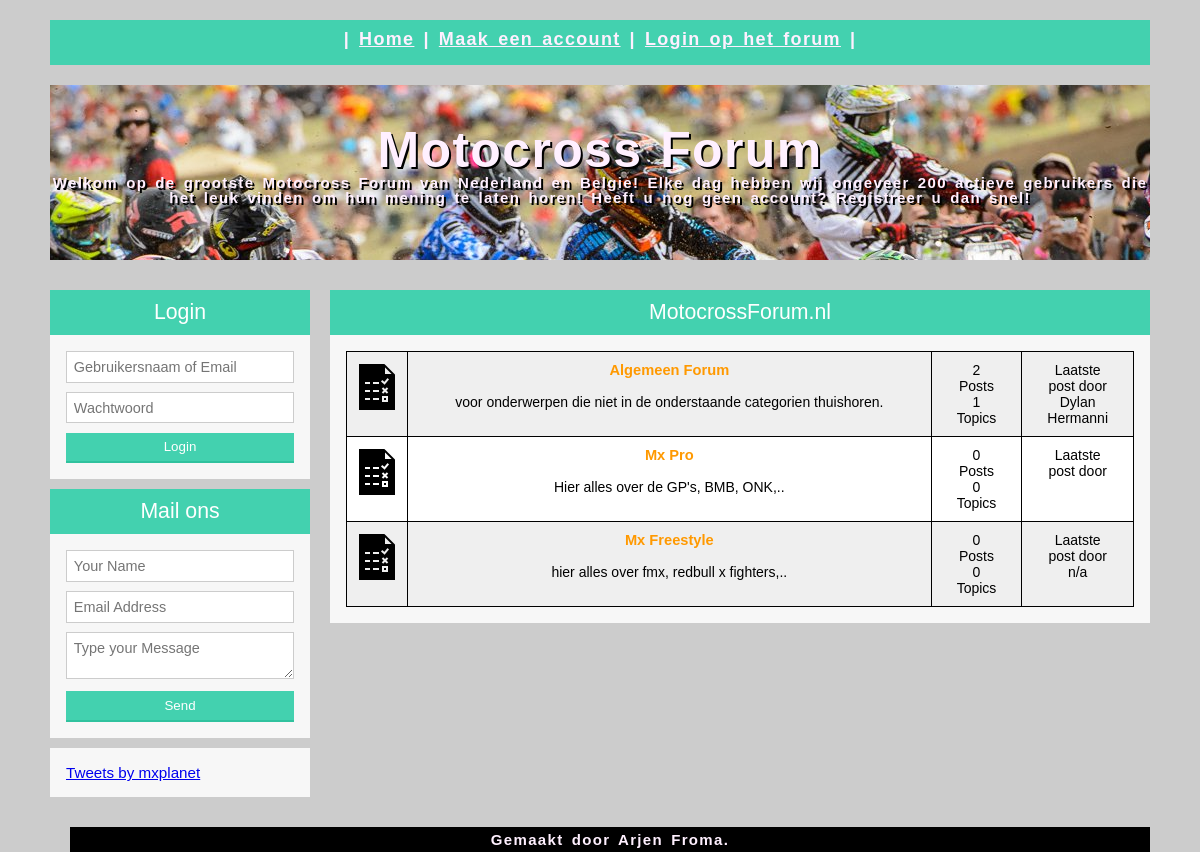
The page / on the database its author committed.
### tables this page shows
CREATE TABLE `forum_main` (
  `id` int(11) NOT NULL,
  `name` varchar(255) NOT NULL,
  `description` varchar(255) NOT NULL,
  `lastpost` varchar(255) NOT NULL DEFAULT 'n/a'
);

### config.php (called while the page is built, shortened)
<?php
require 'inc/db.php';
require 'forum.class.php';
$forums = new Forum($connect);
?>

### forum.class.php (called while the page is built, shortened)
<?php
class Forum
{
	private $connect;
	public function __construct($database)
	{
		$this->connect = $database;
	}
public function getForum()
{
	$query = $this->connect->prepare('SELECT * FROM `forum_main` ORDER BY `id` ASC');
	try
	{
		$query->execute();
	}
	catch(PDOException $e)
	{
		die($e->getMessage());
	}
	return $query->fetchAll();
}
public function totalTopics($forumid)
{
	$query = $this->connect->prepare("SELECT id FROM topics WHERE forum = ?");
        $query->bindValue(1, $forumid);
        try
	{
		$query->execute();
		return $query->rowCount();
	}
	catch(PDOException $e)
	{
		die($e->getMessage());
	}
}
public function totalReplies($forumid)
{
	$query = $this->connect->prepare("SELECT id FROM replies WHERE forum = ?");
        $query->bindValue(1, $forumid);
        try
	{
		$query->execute();
		return $query->rowCount();
	}
	catch(PDOException $e)
	{
		die($e->getMessage());
	}
}
}

### index.php (the view, shortened to what this page needs)
<?php
require 'inc/db.php';
require 'config.php';
$forum_main = $forums->getForum();
if (empty($_GET['forum']))
{
?>
<?php include "inc/head.php" ?>
<?php include "inc/menu.php" ?>
<?php include "inc/headerfoto.php" ?>
<?php include "inc/zeivak0.php" ?>
<div class="col-9-12">
    <div class="middentest">
        <h1>MotocrossForum.nl</h1>
        <table class="tg" style="undefined;table-layout: fixed; width: 100%px">
            <colgroup>
                <col style="width: 51px">
                <col style="width: 100%">
                <col style="width: 70px">
                <col style="width: 86px">
            </colgroup>
            <?php
            $color = 1;
            foreach ($forum_main as $forum)
            {
                if ($color % 2 != 0)
                    $trColor = "#efefef";
                else
                    $trColor = "#FFFFFF";
                if ($color % 2 != 0)
                    $vak1 = "th";
                else
                    $vak1 = "td";
                $forum_name = $forum['name'];
                $forum_desc = $forum['description'];
                $forumid = $forum['id'];
                $lastpost = $forum['lastpost'];
                $totaltopics = $forums->totalTopics($forumid);
                $totalreplies = $forums->totalReplies($forumid);
                echo '<tr><'.$vak1.' style="background-color:'.$trColor.';" class="tg-yzt1"><img src="images/board.png"/></'.$vak1.'>
                    <'.$vak1.' style="background-color:'.$trColor.';" class="tg-yzt1">
                        <div class="categorietitel"><a href="forum.php?forum='.$forumid.'">' .$forum_name . '</a></div>
                        <br><div class="ondertekstt"><a href="forum.php?forum='.$forumid.'">' . $forum_desc . '</a></div>
                    </'.$vak1.'>
                    <'.$vak1.'  style="background-color:'.$trColor.';" class="tg-yzt1"><div class="postvak"> '.$totalreplies.' Posts<br>
                            '.$totaltopics.' Topics</'.$vak1.'></div>
        <'.$vak1.'  style="background-color:'.$trColor.';" class="tg-yzt1"><div class="postvak">Laatste post door ' .$lastpost. '</div></'.$vak1.'></tr> ';
                ++$color;
            }
            }
                    ?>
<?php include "inc/footer.php" ?>
</body>
</html>

### inc/head.php (shortened to what this page needs)
<!doctype html>
<html>
<head>
    <link rel="stylesheet" type="text/css" href="style/simplegrid.css" />
    <link rel="stylesheet" type="text/css" href="style/style.css" />
</head>
<body>

### inc/menu.php
<div class="grid grid-pad">
    <div class="col-1-1">
        <div class="menu">
            <?php
            if(empty($_SESSION['name']))
            {
                echo '| <a href="index.php">Home</a> | <a href="registreer.php">Maak een account</a> | <a href="login.php">Login op het forum</a> |';
            }else{
                echo '| <a href="forum.php">Home</a> | <a href="gegevens.php">Gegevens aanpassen</a> | <a href="loguit.php">Uitloggen</a> |';
            }
            ?>        </div>
    </div>
</div>

### inc/headerfoto.php
<div class="grid grid-pad">
    <div class="col-1-1">
        <div class="header">
            Motocross Forum
            <div class="onderheader"> Welkom op de grootste Motocross Forum van Nederland en Belgie! Elke dag hebben wij ongeveer 200 actieve gebruikers die het leuk vinden om hun mening te laten horen! Heeft u nog geen account? Registreer u dan snel!  </div>
        </div>
    </div>
</div>

### inc/zeivak0.php (shortened to what this page needs)
<div class="grid grid-pad">
    <div class="col-3-12">
        <div class="form-style-6">
            <h1>Login</h1>
            <form method="post" name="login">
                <input type="text" name="username" value="<?php if(isset($_POST['username'])) echo $_POST['username'] ?>"  autocomplete="off" placeholder="Gebruikersnaam of Email" />
                <input type="password" name="password"  value="<?php if(isset($_POST['password'])) echo $_POST['password'] ?>" autocomplete="off" placeholder="Wachtwoord" />
                <input type="submit" name='login' class='submit' value="Login">
            </form>
        </div>
        <div class="form-style-6">
            <h1>Mail ons</h1>
            <form>
                <input type="text" name="field1" placeholder="Your Name" />
                <input type="email" name="field2" placeholder="Email Address" />
                <textarea name="field3" placeholder="Type your Message"></textarea>
                <input type="submit" value="Send" />
            </form>
        </div>
        <div class="form-style-6">
            <a class="twitter-timeline" data-height="400" href="https://twitter.com/mxplanet">Tweets by mxplanet</a> <script async src="//platform.twitter.com/widgets.js" charset="utf-8"></script>        </div>
    </div>

### inc/footer.php
<div class="grid grid-pad">
    <div class="col-1-1">
        <div class="footer">
            Gemaakt door Arjen Froma.
        </div>
    </div>
</div>

### style/simplegrid.css (style rules this page uses)
[class*='grid'], [class*='col-'], [class*='mobile-'], .grid:after { -webkit-box-sizing: border-box; -moz-box-sizing: border-box; box-sizing: border-box; }
[class*='col-'] { float: left; min-height: 1px; padding-right: 20px; }
.grid { width: 100%; max-width: 1140px; min-width: 748px; margin: 0 auto; overflow: hidden; }
.grid:after { content: ""; display: table; clear: both; }
.grid-pad { padding-top: 20px; padding-left: 20px; padding-right: 0; }
.col-1-1 { width: 100%; }
.col-1-4, .col-3-12 { width: 25%; }
.col-9-12 { width: 75%; }

### style/style.css (style rules this page uses)
body { margin:0; padding: 0; background-color: #cccccc; }
.menu { background: #43D1AF; height: 35px; width: 100%; font-weight:bold;color:#FFF0FF;letter-spacing:1pt;word-spacing:2pt;font-size:18px;text-align:left;font-family:arial, helvetica, sans-serif;line-height:1; padding-top: 10px; text-align: center; }
.menu a { font-weight:bold;color:#FFF0FF;letter-spacing:1pt;word-spacing:2pt;font-size:18px;text-align:left;font-family:arial, helvetica, sans-serif;line-height:1; }
.header { background: url("../images/mx.jpg") fixed center; height: 135px; font-weight:bold;color:#FFF0FF; text-shadow: 2px 2px black;letter-spacing:1pt;word-spacing:2pt;font-size:50px;text-align:left;font-family:arial, helvetica, sans-serif;line-height:1; text-align: center; padding-top: 40px; }
.onderheader { font-weight:bold;color:#FFF0FF;letter-spacing:1pt;word-spacing:2pt;font-size:15px;text-align:left;font-family:arial, helvetica, sans-serif;line-height:1; text-align: center; }
.footer { font-weight:bold;color:#FFF0FF;letter-spacing:1pt;word-spacing:2pt;font-size:15px;text-align:left;font-family:arial, helvetica, sans-serif;line-height:1; text-align: center; background-color: black; height: 20px; padding-top: 5px; }
.middentest { font: 95% Arial, Helvetica, sans-serif; margin: 10px auto; padding: 16px; background: #F7F7F7; }
.middentest h1 { background: #43D1AF; padding: 10px 0; font-size: 140%; font-weight: 300; text-align: center; color: #fff; margin: -16px -16px 16px -16px; }
.form-style-6 { font: 95% Arial, Helvetica, sans-serif; max-width: 400px; margin: 10px auto; padding: 16px; background: #F7F7F7; }
.form-style-6 h1 { background: #43D1AF; padding: 10px 0; font-size: 140%; font-weight: 300; text-align: center; color: #fff; margin: -16px -16px 16px -16px; }
.form-style-6 input[type="text"], .form-style-6 input[type="date"], .form-style-6 input[type="datetime"], .form-style-6 input[type="email"], .form-style-6 input[type="number"], .form-style-6 input[type="password"], .form-style-6 input[type="search"], .form-style-6 input[type="time"], .form-style-6 input[type="url"], .form-style-6 textarea, .form-style-6 select { -webkit-transition: all 0.30s ease-in-out; -moz-transition: all 0.30s ease-in-out; -ms-transition: all 0.30s ease-in-out; -o-transition: all 0.30s ease-in-out; outline: none; box-sizing: border-box; -webkit-box-sizing: border-box; -moz-box-sizing: border-box; width: 100%; background: #fff; margin-bottom: 4%; border: 1px solid #ccc; padding: 3%; color: #555; font: 95% Arial, Helvetica, sans-serif; }
.form-style-6 input[type="submit"], .form-style-6 input[type="button"] { box-sizing: border-box; -webkit-box-sizing: border-box; -moz-box-sizing: border-box; width: 100%; padding: 3%; background: #43D1AF; border-bottom: 2px solid #30C29E; border-top-style: none; border-right-style: none; border-left-style: none; color: #fff; }
.tg { border-collapse:collapse;border-spacing:0; }
.tg td { font-family:Arial, sans-serif;font-size:14px;font-weight:normal;padding:10px 5px;border-style:solid;border-width:1px;overflow:hidden;word-break:normal; }
.tg th { font-family:Arial, sans-serif;font-size:14px;font-weight:normal;padding:10px 5px;border-style:solid;border-width:1px;overflow:hidden;word-break:normal; }
.tg .tg-yzt1 { background-color:#efefef;vertical-align:top }
.categorietitel { text-align: center; font-family: Arial; font-size: 11.0pt; font-weight: 700; color: #FF9900; }
.postvak { text-align: center; padding-left: 20px; padding-right: 20px; }
.ondertekstt { text-align: center; padding-left: 20px; padding-right: 20px; }
.ondertekstt a { text-decoration: none; color: black; }
.categorietitel a { text-align: center; font-family: Arial; text-decoration: none; font-size: 11.0pt; font-weight: 700; color: #FF9900; }

### rows shown on the page
forum_main: name "Algemeen Forum", description "voor onderwerpen die niet in de onderstaande categorien thuishoren.", totalreplies "2", totaltopics "1", lastpost "Dylan Hermanni"
forum_main: name "Mx Pro", description "Hier alles over de GP's, BMB, ONK,..", totalreplies "0", totaltopics "0"
forum_main: name "Mx Freestyle", description "hier alles over fmx, redbull x fighters,..", totalreplies "0", totaltopics "0", lastpost "n/a"
